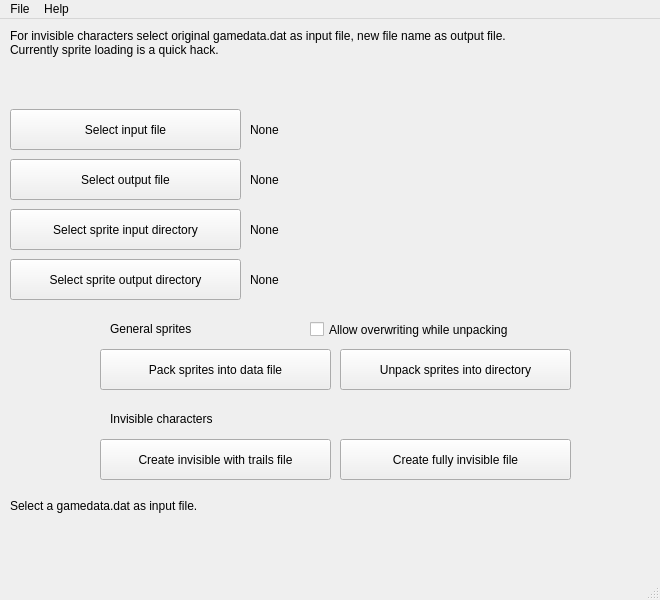
<?xml version="1.0" encoding="UTF-8"?>
<ui version="4.0">
 <class>MainWindow</class>
 <widget class="QMainWindow" name="MainWindow">
  <property name="geometry">
   <rect>
    <x>0</x>
    <y>0</y>
    <width>660</width>
    <height>600</height>
   </rect>
  </property>
  <property name="windowTitle">
   <string>MainWindow</string>
  </property>
  <widget class="QWidget" name="centralwidget">
   <widget class="QPushButton" name="inputFileButton">
    <property name="geometry">
     <rect>
      <x>10</x>
      <y>90</y>
      <width>231</width>
      <height>41</height>
     </rect>
    </property>
    <property name="text">
     <string>Select input file</string>
    </property>
   </widget>
   <widget class="QPushButton" name="outputFileButton">
    <property name="geometry">
     <rect>
      <x>10</x>
      <y>140</y>
      <width>231</width>
      <height>41</height>
     </rect>
    </property>
    <property name="text">
     <string>Select output file</string>
    </property>
   </widget>
   <widget class="QLabel" name="statusLabel">
    <property name="geometry">
     <rect>
      <x>10</x>
      <y>480</y>
      <width>441</width>
      <height>71</height>
     </rect>
    </property>
    <property name="text">
     <string>Select a gamedata.dat as input file.</string>
    </property>
    <property name="alignment">
     <set>Qt::AlignLeading|Qt::AlignLeft|Qt::AlignTop</set>
    </property>
    <property name="wordWrap">
     <bool>true</bool>
    </property>
   </widget>
   <widget class="QLabel" name="infoLabel">
    <property name="geometry">
     <rect>
      <x>10</x>
      <y>10</y>
      <width>641</width>
      <height>71</height>
     </rect>
    </property>
    <property name="text">
     <string>For invisible characters select original gamedata.dat as input file, new file name as output file.
Currently sprite loading is a quick hack.</string>
    </property>
    <property name="alignment">
     <set>Qt::AlignLeading|Qt::AlignLeft|Qt::AlignTop</set>
    </property>
    <property name="wordWrap">
     <bool>true</bool>
    </property>
   </widget>
   <widget class="QLabel" name="inputFilenameLabel">
    <property name="geometry">
     <rect>
      <x>250</x>
      <y>90</y>
      <width>401</width>
      <height>41</height>
     </rect>
    </property>
    <property name="text">
     <string>None</string>
    </property>
    <property name="wordWrap">
     <bool>true</bool>
    </property>
   </widget>
   <widget class="QLabel" name="outputFilenameLabel">
    <property name="geometry">
     <rect>
      <x>250</x>
      <y>140</y>
      <width>401</width>
      <height>41</height>
     </rect>
    </property>
    <property name="text">
     <string>None</string>
    </property>
    <property name="wordWrap">
     <bool>true</bool>
    </property>
   </widget>
   <widget class="QPushButton" name="invisibleTrailsButton">
    <property name="geometry">
     <rect>
      <x>100</x>
      <y>420</y>
      <width>231</width>
      <height>41</height>
     </rect>
    </property>
    <property name="text">
     <string>Create invisible with trails file</string>
    </property>
   </widget>
   <widget class="QPushButton" name="invisibleButton">
    <property name="geometry">
     <rect>
      <x>340</x>
      <y>420</y>
      <width>231</width>
      <height>41</height>
     </rect>
    </property>
    <property name="text">
     <string>Create fully invisible file</string>
    </property>
   </widget>
   <widget class="QPushButton" name="inputDirectoryButton">
    <property name="geometry">
     <rect>
      <x>10</x>
      <y>190</y>
      <width>231</width>
      <height>41</height>
     </rect>
    </property>
    <property name="text">
     <string>Select sprite input directory</string>
    </property>
   </widget>
   <widget class="QPushButton" name="outputDirectoryButton">
    <property name="geometry">
     <rect>
      <x>10</x>
      <y>240</y>
      <width>231</width>
      <height>41</height>
     </rect>
    </property>
    <property name="text">
     <string>Select sprite output directory</string>
    </property>
   </widget>
   <widget class="QLabel" name="inputDirectoryLabel">
    <property name="geometry">
     <rect>
      <x>250</x>
      <y>190</y>
      <width>401</width>
      <height>41</height>
     </rect>
    </property>
    <property name="text">
     <string>None</string>
    </property>
    <property name="wordWrap">
     <bool>true</bool>
    </property>
   </widget>
   <widget class="QLabel" name="outputDirectoryLabel">
    <property name="geometry">
     <rect>
      <x>250</x>
      <y>240</y>
      <width>401</width>
      <height>41</height>
     </rect>
    </property>
    <property name="text">
     <string>None</string>
    </property>
    <property name="wordWrap">
     <bool>true</bool>
    </property>
   </widget>
   <widget class="QLabel" name="invisibleLabel">
    <property name="geometry">
     <rect>
      <x>110</x>
      <y>390</y>
      <width>451</width>
      <height>20</height>
     </rect>
    </property>
    <property name="text">
     <string>Invisible characters</string>
    </property>
   </widget>
   <widget class="QPushButton" name="unpackSpritesButton">
    <property name="geometry">
     <rect>
      <x>340</x>
      <y>330</y>
      <width>231</width>
      <height>41</height>
     </rect>
    </property>
    <property name="text">
     <string>Unpack sprites into directory</string>
    </property>
   </widget>
   <widget class="QPushButton" name="packSpritesButton">
    <property name="geometry">
     <rect>
      <x>100</x>
      <y>330</y>
      <width>231</width>
      <height>41</height>
     </rect>
    </property>
    <property name="text">
     <string>Pack sprites into data file</string>
    </property>
   </widget>
   <widget class="QLabel" name="spriteLabel">
    <property name="geometry">
     <rect>
      <x>110</x>
      <y>300</y>
      <width>451</width>
      <height>20</height>
     </rect>
    </property>
    <property name="text">
     <string>General sprites</string>
    </property>
   </widget>
   <widget class="QCheckBox" name="allowOverwritingCheckBox">
    <property name="geometry">
     <rect>
      <x>310</x>
      <y>300</y>
      <width>271</width>
      <height>21</height>
     </rect>
    </property>
    <property name="layoutDirection">
     <enum>Qt::LeftToRight</enum>
    </property>
    <property name="text">
     <string>Allow overwriting while unpacking</string>
    </property>
   </widget>
  </widget>
  <widget class="QMenuBar" name="menubar">
   <property name="geometry">
    <rect>
     <x>0</x>
     <y>0</y>
     <width>660</width>
     <height>22</height>
    </rect>
   </property>
   <widget class="QMenu" name="menuSpriteLoader">
    <property name="title">
     <string>File</string>
    </property>
    <addaction name="actionExit"/>
   </widget>
   <widget class="QMenu" name="menuHelp">
    <property name="title">
     <string>Help</string>
    </property>
    <addaction name="actionAbout"/>
   </widget>
   <addaction name="menuSpriteLoader"/>
   <addaction name="menuHelp"/>
  </widget>
  <widget class="QStatusBar" name="statusbar"/>
  <action name="actionExit">
   <property name="text">
    <string>Exit</string>
   </property>
  </action>
  <action name="actionAbout">
   <property name="text">
    <string>About</string>
   </property>
  </action>
 </widget>
 <resources/>
 <connections/>
</ui>
